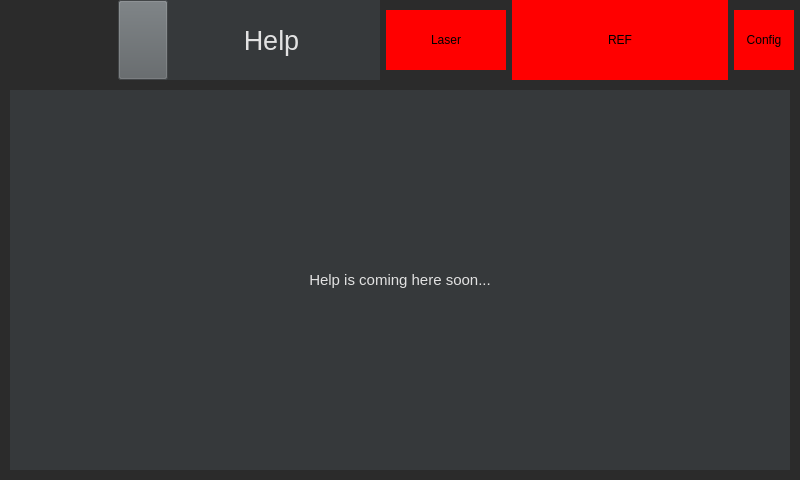
<?xml version="1.0" encoding="UTF-8"?>
<ui version="4.0">
 <class>VorlageUi</class>
 <widget class="QWidget" name="VorlageUi">
  <property name="geometry">
   <rect>
    <x>0</x>
    <y>0</y>
    <width>800</width>
    <height>480</height>
   </rect>
  </property>
  <property name="windowTitle">
   <string>Form</string>
  </property>
  <property name="styleSheet">
   <string notr="true">background-color: rgb(43, 43, 43);
color: rgb(60, 63, 65);</string>
  </property>
  <widget class="QLabel" name="helpLabel">
   <property name="geometry">
    <rect>
     <x>10</x>
     <y>90</y>
     <width>780</width>
     <height>380</height>
    </rect>
   </property>
   <property name="font">
    <font>
     <pointsize>11</pointsize>
     <weight>50</weight>
     <bold>false</bold>
    </font>
   </property>
   <property name="styleSheet">
    <string notr="true">background-color: rgb(54, 57, 59);
color: rgb(226, 226, 226);</string>
   </property>
   <property name="text">
    <string>Help is coming here soon...</string>
   </property>
   <property name="alignment">
    <set>Qt::AlignCenter</set>
   </property>
  </widget>
  <widget class="QWidget" name="widget" native="true">
   <property name="geometry">
    <rect>
     <x>0</x>
     <y>0</y>
     <width>800</width>
     <height>480</height>
    </rect>
   </property>
   <widget class="QWidget" name="horizontalLayoutWidget">
    <property name="geometry">
     <rect>
      <x>163</x>
      <y>0</y>
      <width>631</width>
      <height>80</height>
     </rect>
    </property>
    <layout class="QHBoxLayout" name="horizontalLayout_3">
     <item>
      <widget class="QLabel" name="pageTitle">
       <property name="font">
        <font>
         <pointsize>20</pointsize>
         <weight>50</weight>
         <bold>false</bold>
        </font>
       </property>
       <property name="styleSheet">
        <string notr="true">background-color: rgb(54, 57, 59);
color: rgb(226, 226, 226);</string>
       </property>
       <property name="text">
        <string>Help</string>
       </property>
       <property name="alignment">
        <set>Qt::AlignCenter</set>
       </property>
      </widget>
     </item>
     <item>
      <widget class="QLabel" name="laserLight">
       <property name="minimumSize">
        <size>
         <width>120</width>
         <height>60</height>
        </size>
       </property>
       <property name="maximumSize">
        <size>
         <width>60</width>
         <height>60</height>
        </size>
       </property>
       <property name="styleSheet">
        <string notr="true">background-color: red;
color: rgb(0, 0, 0);</string>
       </property>
       <property name="text">
        <string>Laser</string>
       </property>
       <property name="alignment">
        <set>Qt::AlignCenter</set>
       </property>
      </widget>
     </item>
     <item>
      <widget class="QLabel" name="refLight">
       <property name="minimumSize">
        <size>
         <width>0</width>
         <height>0</height>
        </size>
       </property>
       <property name="maximumSize">
        <size>
         <width>9999</width>
         <height>9999</height>
        </size>
       </property>
       <property name="styleSheet">
        <string notr="true">background-color: red;
color: rgb(0, 0, 0);</string>
       </property>
       <property name="text">
        <string>REF</string>
       </property>
       <property name="alignment">
        <set>Qt::AlignCenter</set>
       </property>
      </widget>
     </item>
     <item>
      <widget class="QLabel" name="configLight">
       <property name="minimumSize">
        <size>
         <width>60</width>
         <height>60</height>
        </size>
       </property>
       <property name="maximumSize">
        <size>
         <width>60</width>
         <height>60</height>
        </size>
       </property>
       <property name="styleSheet">
        <string notr="true">background-color: red;
color: rgb(0, 0, 0);</string>
       </property>
       <property name="text">
        <string>Config</string>
       </property>
       <property name="alignment">
        <set>Qt::AlignCenter</set>
       </property>
      </widget>
     </item>
    </layout>
   </widget>
   <widget class="QPushButton" name="homeBtn">
    <property name="geometry">
     <rect>
      <x>118</x>
      <y>0</y>
      <width>50</width>
      <height>80</height>
     </rect>
    </property>
    <property name="minimumSize">
     <size>
      <width>0</width>
      <height>0</height>
     </size>
    </property>
    <property name="maximumSize">
     <size>
      <width>100</width>
      <height>100</height>
     </size>
    </property>
    <property name="font">
     <font>
      <pointsize>10</pointsize>
      <weight>75</weight>
      <bold>true</bold>
     </font>
    </property>
    <property name="styleSheet">
     <string notr="true">background-color: rgb(92, 97, 100);
color: rgb(175, 177, 179);
</string>
    </property>
    <property name="text">
     <string/>
    </property>
    <property name="icon">
     <iconset>
      <normaloff>../../../../raspberryPiPythonCode/UI/Icons/homeIcon.png</normaloff>../../../../raspberryPiPythonCode/UI/Icons/homeIcon.png</iconset>
    </property>
    <property name="iconSize">
     <size>
      <width>32</width>
      <height>32</height>
     </size>
    </property>
   </widget>
  </widget>
  <zorder>widget</zorder>
  <zorder>helpLabel</zorder>
 </widget>
 <resources/>
 <connections/>
</ui>
